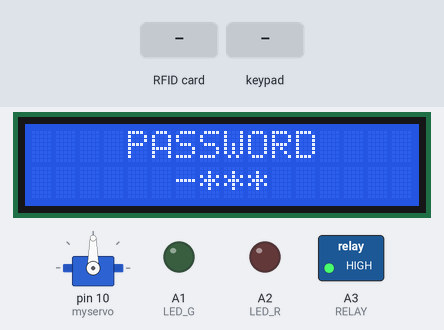
A sketch run on a simulated Arduino Uno, built with avr-gcc and run on an emulated ATmega328P. Shown: 16×2 character LCD, servo, switched loads named in the sketch (green lamp = pin HIGH), output pins drawn as LEDs (lit = HIGH). The test bench sets the inputs (shaded band). Pins used as bus, display or sensor lines are not drawn; what the sketch prints to the serial monitor is not drawn.

Above: at 1.4 s.
1.5 s: RFID card 02 CE E5 3F held to the reader
At 4.2 s:
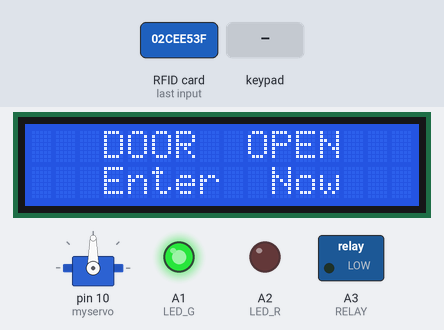
4.5 s: keypad keys 6 7 8 9 # pressed 0.4 s apart
At 6.9 s:
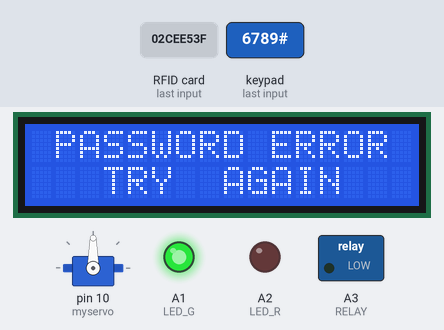
8.0 s: key '*' pressed
At 10.4 s:
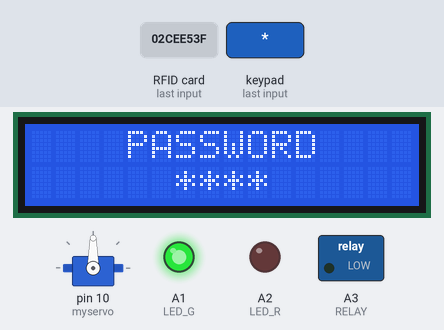
10.7 s: key 'A' pressed
At 11.2 s:
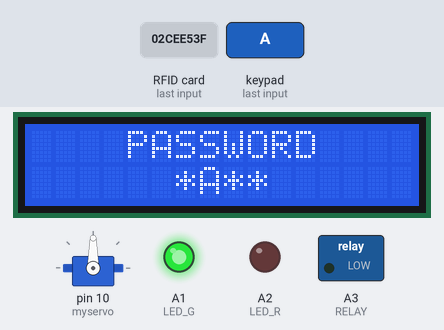
12.2 s: keypad keys 6 7 8 9 D pressed 0.4 s apart
At 17.0 s:
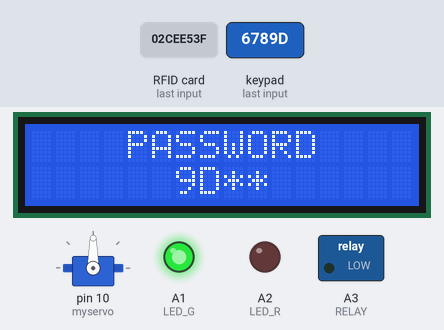
17.2 s: key 'B' pressed
At 18.2 s:
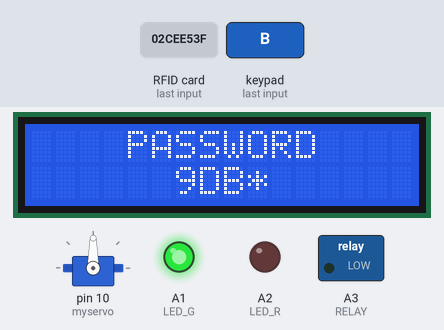
Timing chart, 0 to 19.7 s (numbered marks = the images above; inputs shaded):
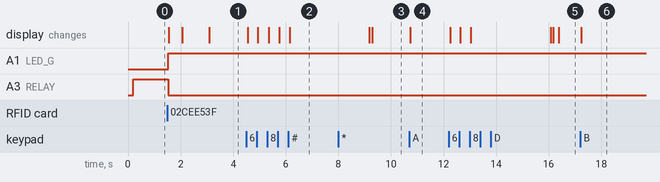

The sketch:

DOOR_LOCK_SYSTEM_USING_RFID_AND_KEYPAD.ino
```cpp
//LCD config
#include <Wire.h>
#include <LiquidCrystal_I2C.h>
//#include <LiquidCrystal.h>
//LiquidCrystal lcd(A0, A1, A2, A3, A4, A5);
#include <SPI.h>
#include <MFRC522.h>

#define BUZZER A0
#define SS_PIN 10
#define RST_PIN 0
MFRC522 mfrc522(SS_PIN, RST_PIN);   // Create MFRC522 instance.
bool i = true;
LiquidCrystal_I2C lcd(0x27,16,2);  // set the LCD address to 0x27 for a 16 chars and 2 line display
  String content= "";
#include <Servo.h>
#include <Keypad.h>

#define LED_G A1 //define green LED pin
#define LED_R A2 //define red LED
#define RELAY A3 //relay pin
 char customKey ;
//Variables
int Lock = 90;   //min servo angle  (set yours)
int Unlock = 180; //Max servo angle   (set yours)
int character = 0;
int activated =0;
char Str[16] = {' ', ' ', ' ', ' ', ' ', ' ', '-', '*', '*', '*', ' ', ' ', ' ', ' ', ' ', ' '};
//int i=0;
//MFRC522 mfrc522(SS_PIN, RST_PIN);   // Create MFRC522 instance.

//Pins
Servo myservo;
int buzzer = 13;     //pin for the buzzer beep
int Emergency_open = 12; //pin to inside emergency_open
int Close_Button = 11; //pin to inside Close_Button

//Keypad config
const byte ROWS = 4; //four rows
const byte COLS = 4; //four columns
//define the cymbols on the buttons of the keypads
char hexaKeys[ROWS][COLS] = {
  {'1','4','7','*'},
  {'2','5','8','0'},
  {'3','6','9','#'},
  {'A','B','C','D'}
};
byte rowPins[ROWS] = {6, 7, 8, 9}; //connect to the row pinouts of the keypad
byte colPins[COLS] = {5, 4, 3, 2}; //connect to the column pinouts of the keypad

//initialize an instance of class NewKeypad
Keypad customKeypad = Keypad( makeKeymap(hexaKeys), rowPins, colPins, ROWS, COLS);

void(* resetFunc) (void) = 0; // create a standard reset function

void setup(){
  Serial.begin(9600);   // Initiate a serial communication
  lcd.init();
  myservo.attach(10); //attach the servo to pin D10
  pinMode(buzzer,OUTPUT);
  pinMode(Emergency_open,INPUT);
  pinMode(Close_Button,INPUT);
  lcd.backlight();
  //Init the screen and print the first text
  lcd.begin(16, 2);
  lcd.clear();
  lcd.print("    PASSWORD");
  lcd.setCursor(0,1);
  lcd.print("      -***     ");
  //put the servo in the close position first
  myservo.write(Lock);
  SPI.begin();          // Initiate  SPI bus
  mfrc522.PCD_Init();   // Initiate MFRC522
  pinMode(LED_G, OUTPUT);
  pinMode(LED_R, OUTPUT);
  pinMode(RELAY, OUTPUT);
  pinMode(BUZZER, OUTPUT);
  noTone(BUZZER);
  digitalWrite(RELAY, HIGH);
  Serial.println("Put your card to the reader...");
  Serial.println();
}

void rfid() {
    // Look for new cards
  if ( ! mfrc522.PICC_IsNewCardPresent())
  {
    return;
  }
  // Select one of the cards
  if ( ! mfrc522.PICC_ReadCardSerial())
  {
    return;
  }
  //Show UID on serial monitor
  Serial.print("UID tag :");
  String content= "";
  byte letter;
  for (byte i = 0; i < mfrc522.uid.size; i++)
  {
     Serial.print(mfrc522.uid.uidByte[i] < 0x10 ? " 0" : " ");
     Serial.print(mfrc522.uid.uidByte[i], HEX);
     content.concat(String(mfrc522.uid.uidByte[i] < 0x10 ? " 0" : " "));
     content.concat(String(mfrc522.uid.uidByte[i], HEX));
  }
  Serial.println();
  Serial.print("Message : ");
  content.toUpperCase();

  if ((content.substring(1) == "02 CE E5 3F")||(content.substring(1) == "91 A7 F9 1B")) //change here the UID of the card/cards that you want to give access
  {
    if(i==true){
    Serial.println("Authorized access");
    lcd.clear();
    lcd.setCursor(1,0);
    lcd.print("ACCESS GRANTED");
    lcd.setCursor(2,1);
    lcd.print("CARD SCANNED");
    open();
    i=false;
    Serial.println();
    delay(500);

    }
    else{
      i=true;
      close();
      return;
    }
  }

 else   {
    Serial.println(" Access denied");
    digitalWrite(LED_R, HIGH);
    delay(1000);
    digitalWrite(LED_R, LOW);
   }
}
void open() {
  digitalWrite(RELAY, LOW);
    digitalWrite(LED_G, HIGH);
      lcd.clear();
      lcd.setCursor(4,0);
      lcd.print("WELCOME");
      delay(500);
      lcd.setCursor(2,1);
      lcd.print("Unlocking...");
      delay(1000);

      lcd.clear();
      lcd.setCursor(3,0);
      lcd.print("DOOR  OPEN");
      lcd.setCursor(3,1);
      lcd.print("Enter  Now");
}
void close() {
  //myservo.write(Lock);

      digitalWrite(RELAY, HIGH);
      digitalWrite(LED_G, LOW);
      lcd.clear();
      lcd.setCursor(2,0);
      lcd.print("CLOSING DOOR");
      delay(500);
      Str[6]= '-';
      Str[7]= '*';
      Str[8]= '*';
      Str[9]= '*';
      Str[10]= ' ';
      lcd.clear();
      lcd.setCursor(4,0);
      lcd.print("PASSWORD");
      lcd.setCursor(0,1);
      lcd.print(Str);
      resetFunc();  //call reset
}
void key(){
/////////////////////////KEYPAD OPEN/CLOSE////////////////////////////////////
  customKey = customKeypad.getKey(); //this function reads the presed key

  if (customKey){
   i=2;
    if (character ==0)
    {
    Serial.println(customKey);
    Str[6]= customKey;
    lcd.clear();
    lcd.setCursor(0,0);
    lcd.print("    PASSWORD");
    lcd.setCursor(0,1);
    lcd.print(Str);

    }

    if (character ==1)
    {
    Serial.println(customKey);
    Str[7]= customKey;
    lcd.clear();
    lcd.setCursor(0,0);
    lcd.print("    PASSWORD");
    lcd.setCursor(0,1);
    lcd.print(Str);

    }

    if (character ==2)
    {
    Serial.println(customKey);
    Str[8]= customKey;
    lcd.clear();
    lcd.setCursor(0,0);
    lcd.print("    PASSWORD");
    lcd.setCursor(0,1);
    lcd.print(Str);

    }

    if (character ==3)
    {
    Serial.println(customKey);
    Str[9]= customKey;
    lcd.clear();
    lcd.setCursor(0,0);
    lcd.print("    PASSWORD");
    lcd.setCursor(0,1);
    lcd.print(Str);

    }

    if (character ==4)
    {
    Serial.println(customKey);
    Str[10]= customKey;
    activated=1;

    }
    character=character+1;
  }

  if (activated == 1)
    {
/*Change your password below!!!
Change each of Str[6], Str[7], Str[8], Str[9]*/
 //rfid();
    if((Str[10]='A' && character==5 && Str[6]=='9' && Str[7]=='3' && Str[8]=='6' && Str[9]=='9') )
    {
      //myservo.write(Unlock);
      lcd.clear();
      lcd.setCursor(4,0);
      lcd.print("ACCEPTED");
      activated = 2;
      open();

    }
    else
    {
      lcd.clear();
      lcd.setCursor(1,0);
      lcd.print("PASSWORD ERROR");
      lcd.setCursor(3,1);
      lcd.print("TRY  AGAIN");
      analogWrite(buzzer,150);
      delay(3000);
      analogWrite(buzzer,LOW);
      character=0;
      Str[6]= '-';
      Str[7]= '*';
      Str[8]= '*';
      Str[9]= '*';
      Str[10]= ' ';
      activated = 0;
      lcd.clear();
      lcd.setCursor(4,0);
      lcd.print("PASSWORD");
      lcd.setCursor(0,1);
      lcd.print(Str);
    }
  }
  if (activated == 2)
    {
    if(customKey == 'C' )
    {
     close();

    }
  }
}
//void resetFunc(void) = 0; //declare reset function @ address 0

void loop(){
  rfid();
  key();
  //resetFunc();
}
```

Measured:
- after the input at 1.5 s, A1 (LED_G): LOW → HIGH at once; A3 (RELAY): HIGH → LOW at once; the display: first changes after 0.05 s (image 1 shows a later state)
- after the input at 4.5 s, the display: first changes after 0.06 s (image 2 shows a later state)
- after the input at 8.0 s, the display: first differs from a run without the input after 1.3 s (image 3)
- after the input at 10.7 s, the display: changes at once (image 4)
- after the input at 12.2 s, the display: first changes after 0.05 s (image 5 shows a later state)
- after the input at 17.2 s, the display: changes at once (image 6)
